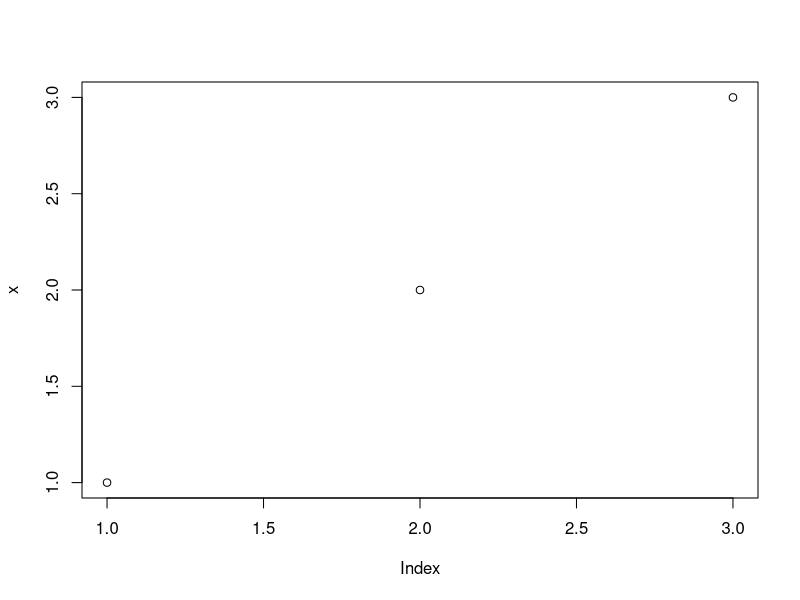

This figure's R source:
## ---- chunk 1
x <- c(1, 2, 3)
plot(x)
